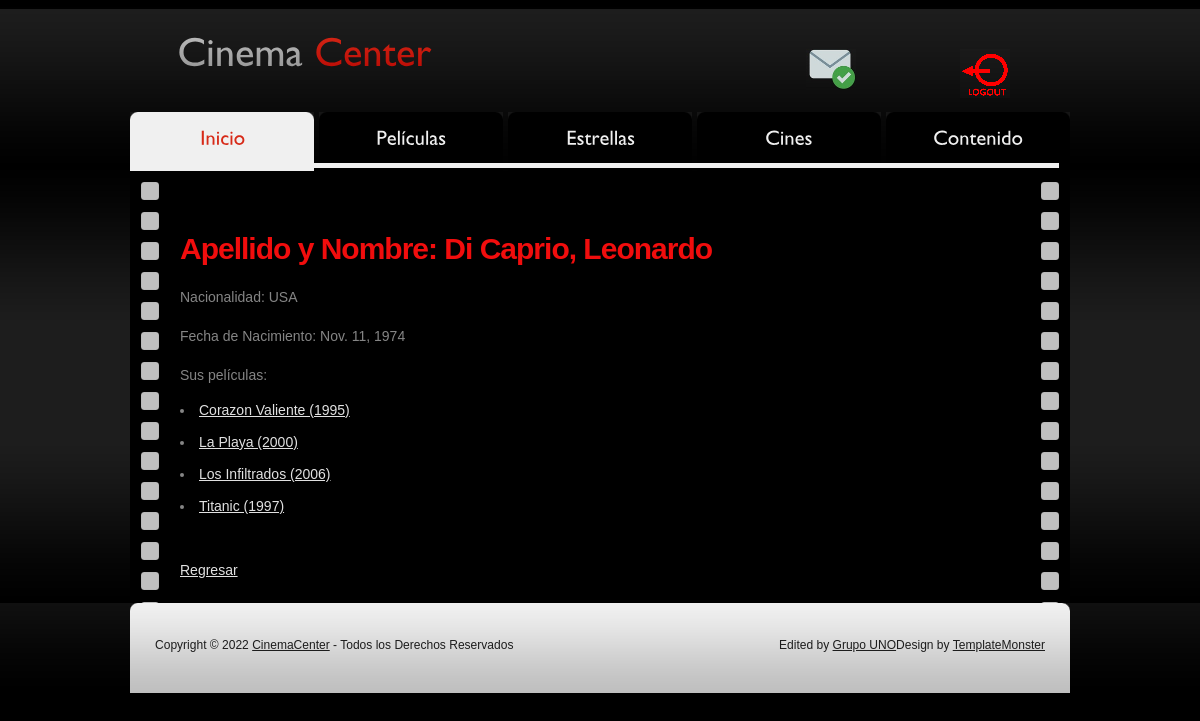
Page /cineproyecto/actor-detail/1 (signed in) on the committed database.
### cineproyecto/models.py (models this page shows)
class Actors(models.Model):
    name = models.CharField("Nombre",max_length=30)
    surname = models.CharField("Apellido",max_length=30)
    nac = models.CharField("Nacionalidad",max_length=30)
    birth_date = models.DateField("Nacimiento")
    def __str__(self) -> str:
        return f"{self.surname}, {self.name}"
    class Meta:
        verbose_name = "Actor"
        verbose_name_plural = "Actores"
        ordering = ["surname"]

class Movies(models.Model):
    name = models.CharField("Título",max_length=30)
    date = models.DateField("Fecha de Lanzamiento")
    act = models.ManyToManyField(Actors, verbose_name="Actores")
    dir = models.ManyToManyField(Directors, verbose_name="Director")
    link = models.URLField(max_length=200, blank=True, verbose_name="Trailer")
    def __str__(self) -> str:
        year = self.date.year
        return f"{self.name} ({year})"
    class Meta:
        verbose_name = "Película"
        verbose_name_plural = "Películas"
        unique_together = ["name","date",]
        ordering = ["name"]

### cineproyecto/views.py (the view)
# urls.py: path('actor-detail/<pk>', DetailActors.as_view(), name = "ActorDetail"),
class DetailActors(LoginRequiredMixin, DetailView):
    model = Actors
    template_name = "detail-actor.html"

### cineproyecto/templates/detail-actor.html
{% extends 'main-template2.html' %}
    {% block contenido %}
        <br><br>
        <h4>Apellido y Nombre: {{object}}</h4>
        <p>Nacionalidad: {{object.nac}} </p>
        <p>Fecha de Nacimiento: {{object.birth_date}} </p>
        <p>Sus películas: </p>
                {% for movies in object.movies_set.all %}
                <li> <a href="{% url 'MovieDetail' movies.id %}">{{movies}}</a></li><br>
                {% endfor %}
        <br><br>
        <a href='{% url "Actorslist" %}'> Regresar </a>
    {% endblock contenido %}

### cineproyecto/static/cineproyecto/css/style.css (style rules this page uses)
* { margin:0; padding:0; }
html, body { min-width:940px; }
body { background:#000; font-family:Arial, Helvetica, sans-serif; font-size:100%; line-height:1em; color:#858585; }
p { margin:0; padding:0; }
p { margin-bottom:15px; line-height:1.714em; }
a { color:#e1e1e1; outline:none; }
h4 { font-size:30px; line-height:1.2em; letter-spacing:-1px; color:#f10d0d; margin-bottom:18px; }
a { outline:none; }

### rows in the picture
Actors: surname+name "Di Caprio, Leonardo", nac "USA", birth_date "Nov. 11, 1974"
Movies: date+name "Corazon Valiente (1995)"
Movies: date+name "La Playa (2000)"
Movies: date+name "Los Infiltrados (2006)"
Movies: date+name "Titanic (1997)"
